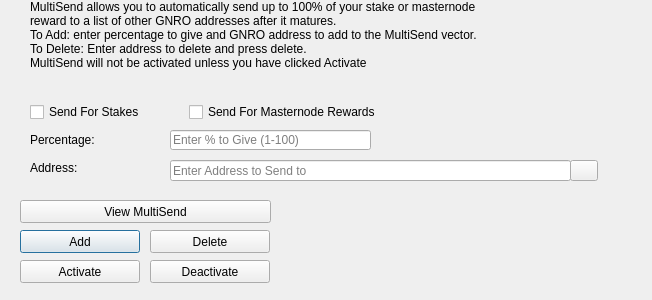
<?xml version="1.0" encoding="UTF-8"?>
<ui version="4.0">
 <class>MultiSendDialog</class>
 <widget class="QDialog" name="MultiSendDialog">
  <property name="windowModality">
   <enum>Qt::NonModal</enum>
  </property>
  <property name="geometry">
   <rect>
    <x>0</x>
    <y>0</y>
    <width>652</width>
    <height>300</height>
   </rect>
  </property>
  <property name="windowTitle">
   <string>MultiSend</string>
  </property>
  <widget class="QLineEdit" name="multiSendPercentEdit">
   <property name="geometry">
    <rect>
     <x>170</x>
     <y>130</y>
     <width>201</width>
     <height>20</height>
    </rect>
   </property>
   <property name="toolTip">
    <string>Enter whole numbers 1 - 100</string>
   </property>
   <property name="placeholderText">
    <string>Enter % to Give (1-100)</string>
   </property>
  </widget>
  <widget class="QLineEdit" name="multiSendAddressEdit">
   <property name="geometry">
    <rect>
     <x>170</x>
     <y>160</y>
     <width>401</width>
     <height>21</height>
    </rect>
   </property>
   <property name="toolTip">
    <string/>
   </property>
   <property name="placeholderText">
    <string>Enter Address to Send to</string>
   </property>
  </widget>
  <widget class="QLabel" name="label_2">
   <property name="geometry">
    <rect>
     <x>30</x>
     <y>0</y>
     <width>451</width>
     <height>121</height>
    </rect>
   </property>
   <property name="lineWidth">
    <number>1</number>
   </property>
   <property name="text">
    <string>MultiSend allows you to automatically send up to 100% of your stake or masternode reward to a list of other GNRO addresses after it matures.
To Add: enter percentage to give and GNRO address to add to the MultiSend vector.
To Delete: Enter address to delete and press delete.
MultiSend will not be activated unless you have clicked Activate</string>
   </property>
   <property name="alignment">
    <set>Qt::AlignLeading|Qt::AlignLeft|Qt::AlignTop</set>
   </property>
   <property name="wordWrap">
    <bool>true</bool>
   </property>
  </widget>
  <widget class="QLabel" name="message">
   <property name="geometry">
    <rect>
     <x>290</x>
     <y>200</y>
     <width>351</width>
     <height>91</height>
    </rect>
   </property>
   <property name="text">
    <string/>
   </property>
  </widget>
  <widget class="QPushButton" name="addButton">
   <property name="geometry">
    <rect>
     <x>20</x>
     <y>230</y>
     <width>120</width>
     <height>23</height>
    </rect>
   </property>
   <property name="toolTip">
    <string/>
   </property>
   <property name="statusTip">
    <string>Add to MultiSend Vector</string>
   </property>
   <property name="text">
    <string>Add</string>
   </property>
  </widget>
  <widget class="QPushButton" name="disableButton">
   <property name="geometry">
    <rect>
     <x>150</x>
     <y>260</y>
     <width>120</width>
     <height>23</height>
    </rect>
   </property>
   <property name="statusTip">
    <string>Deactivate MultiSend</string>
   </property>
   <property name="text">
    <string>Deactivate</string>
   </property>
  </widget>
  <widget class="QPushButton" name="addressBookButton">
   <property name="geometry">
    <rect>
     <x>570</x>
     <y>160</y>
     <width>28</width>
     <height>21</height>
    </rect>
   </property>
   <property name="toolTip">
    <string>Choose an address from the address book</string>
   </property>
   <property name="text">
    <string/>
   </property>
   <property name="icon">
    <iconset resource="../genero.qrc">
     <normaloff>:/icons/address-book</normaloff>:/icons/address-book</iconset>
   </property>
   <property name="shortcut">
    <string>Alt+A</string>
   </property>
   <property name="autoDefault">
    <bool>false</bool>
   </property>
  </widget>
  <widget class="QLabel" name="label">
   <property name="geometry">
    <rect>
     <x>30</x>
     <y>130</y>
     <width>121</width>
     <height>20</height>
    </rect>
   </property>
   <property name="toolTip">
    <string>Percentage of stake to send</string>
   </property>
   <property name="text">
    <string>Percentage:</string>
   </property>
  </widget>
  <widget class="QLabel" name="label_5">
   <property name="geometry">
    <rect>
     <x>30</x>
     <y>160</y>
     <width>111</width>
     <height>16</height>
    </rect>
   </property>
   <property name="toolTip">
    <string>Address to send portion of stake to</string>
   </property>
   <property name="text">
    <string>Address:</string>
   </property>
  </widget>
  <widget class="QPushButton" name="deleteButton">
   <property name="geometry">
    <rect>
     <x>150</x>
     <y>230</y>
     <width>120</width>
     <height>23</height>
    </rect>
   </property>
   <property name="toolTip">
    <string/>
   </property>
   <property name="statusTip">
    <string>Delete Address From MultiSend Vector</string>
   </property>
   <property name="text">
    <string>Delete</string>
   </property>
  </widget>
  <widget class="QPushButton" name="activateButton">
   <property name="geometry">
    <rect>
     <x>20</x>
     <y>260</y>
     <width>120</width>
     <height>23</height>
    </rect>
   </property>
   <property name="statusTip">
    <string>Activate MultiSend</string>
   </property>
   <property name="text">
    <string>Activate</string>
   </property>
  </widget>
  <widget class="QPushButton" name="viewButton">
   <property name="geometry">
    <rect>
     <x>20</x>
     <y>200</y>
     <width>251</width>
     <height>23</height>
    </rect>
   </property>
   <property name="toolTip">
    <string/>
   </property>
   <property name="statusTip">
    <string>View MultiSend Vector</string>
   </property>
   <property name="text">
    <string>View MultiSend</string>
   </property>
  </widget>
  <widget class="QWidget" name="horizontalLayoutWidget">
   <property name="geometry">
    <rect>
     <x>30</x>
     <y>100</y>
     <width>351</width>
     <height>24</height>
    </rect>
   </property>
   <layout class="QHBoxLayout" name="horizontalLayout">
    <item>
     <widget class="QCheckBox" name="multiSendStakeCheckBox">
      <property name="text">
       <string>Send For Stakes</string>
      </property>
     </widget>
    </item>
    <item>
     <widget class="QCheckBox" name="multiSendMasternodeCheckBox">
      <property name="text">
       <string>Send For Masternode Rewards</string>
      </property>
     </widget>
    </item>
   </layout>
  </widget>
 </widget>
 <resources>
  <include location="../genero.qrc"/>
 </resources>
 <connections/>
</ui>
